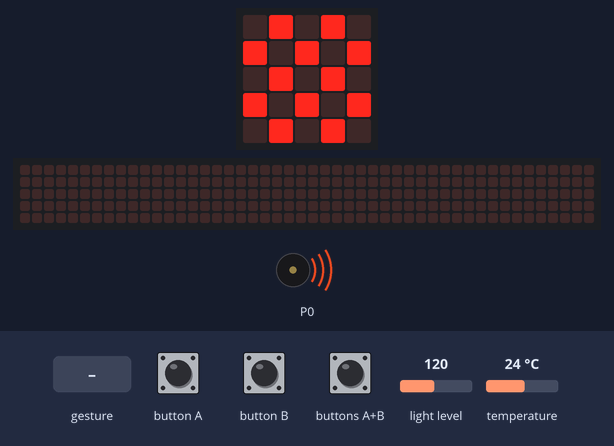
The program below on a simulated BBC micro:bit (MakeCode). Shown: the board's 5×5 LED display, a strip that is not on the board, showing the scrolling text unrolled, buzzer (waves = sounding). The test bench sets the inputs (shaded band); at power-on: light level 120, temperature 24 °C. A reset restarts the program; random numbers come from a fixed seed; a tilt is held for 1.5 s and a shake lasts 1 s, then the board lies face up again; the 48×5 strip is a reading aid, not a part: it shows the text the display is scrolling, unrolled, one strip-width of it at a time.

Above: at 5.6 s.
7.3 s: button B pressed for 0.15 s
At 7.52 s:
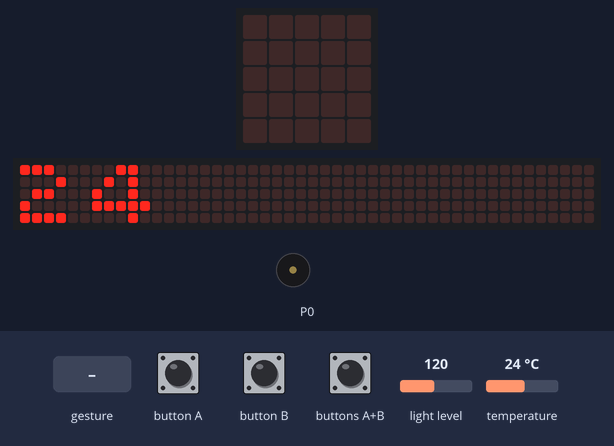
8.7 s: gesture 'shake'
At 9.5 s:
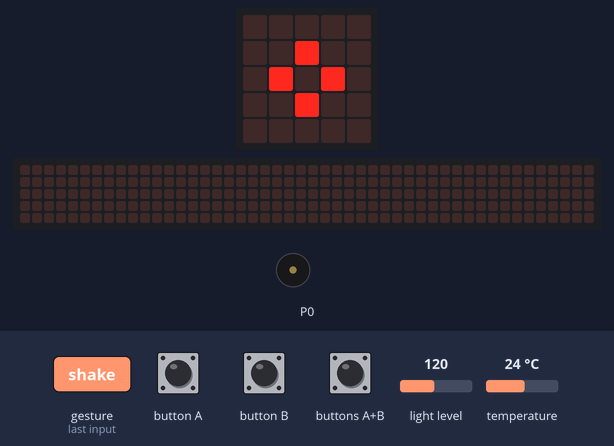
11.7 s: button A pressed for 0.15 s
At 12.02 s:
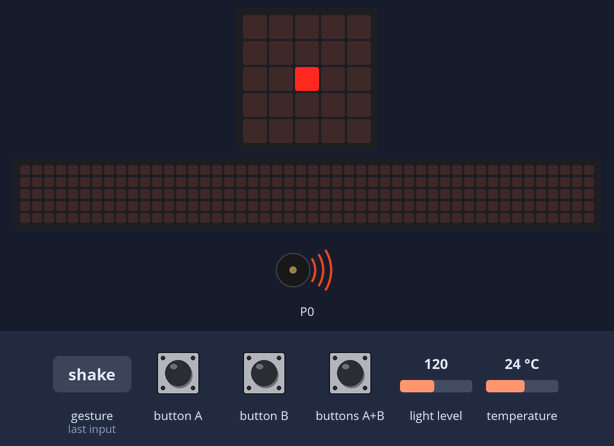
12.4 s: buttons A+B pressed for 1 s
At 13.63 s:
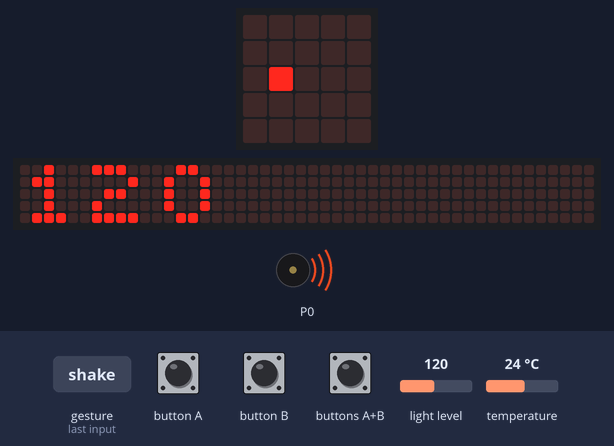
14.0 s: gesture 'logo up'
At 20.8 s:
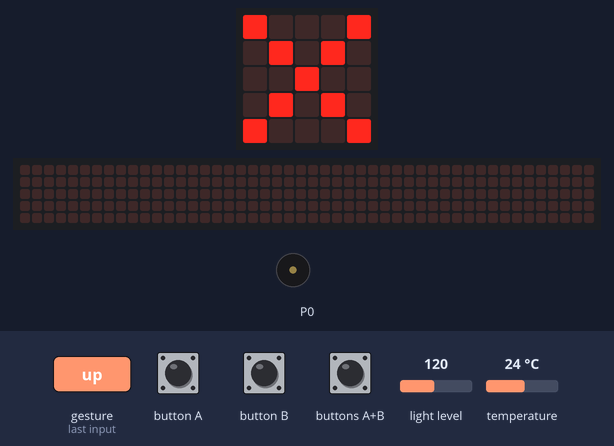
Timing chart, 0 to 22.7 s (numbered marks = the images above; inputs shaded):
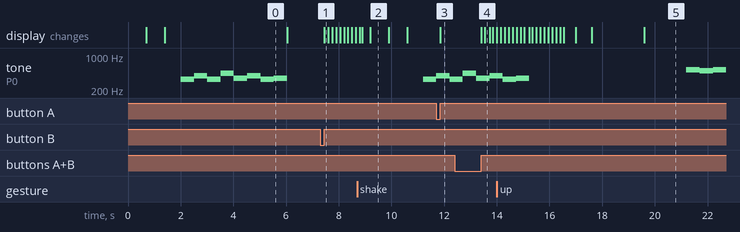

Measured:
- after the input at 7.3 s, the display: changes after 0.15 s (image 1)
- after the input at 8.7 s, tone on P0: silent → 330 Hz after 2.5 s
- after the input at 11.7 s, the display: changes after 0.15 s (image 3)
- after the input at 12.4 s, the display: first changes after 1.0 s (image 4 shows a later state)
- what the display in image 0 shows lasts 4.6 s, from 1.4 s to 6.0 s
- what the display in image 2 shows lasts 0.7 s, from 9.2 s to 9.9 s

The program:

main.ts
```typescript
input.onGesture(Gesture.LogoUp, function () {
    basic.showIcon(IconNames.Sad)
    basic.pause(2000)
    basic.showIcon(IconNames.No)
    basic.pause(1000)
    music.playMelody("C5 B C5 G C5 E C5 C ", 120)
})
input.onButtonPressed(Button.A, function () {
    minutos = 0
    for (let index = 0; index < 10; index++) {
        basic.showLeds(`
            . . . . .
            . . . . .
            . . # . .
            . . . . .
            . . . . .
            `)
        basic.pause(5000)
        basic.showLeds(`
            . . . # .
            . . . . .
            . . . . .
            . . . . .
            . . . . .
            `)
        basic.pause(5000)
        basic.showLeds(`
            . . . . .
            . . . . #
            . . . . .
            . . . . .
            . . . . .
            `)
        basic.pause(5000)
        basic.showLeds(`
            . . . . .
            . . . . .
            . . . . #
            . . . . .
            . . . . .
            `)
        basic.pause(5000)
        basic.showLeds(`
            . . . . .
            . . . . .
            . . . . .
            . . . . #
            . . . . .
            `)
        basic.pause(5000)
        basic.showLeds(`
            . . . . .
            . . . . .
            . . . . .
            . . . . .
            . . . # .
            `)
        basic.pause(5000)
        basic.showLeds(`
            . . . . .
            . . . . .
            . . . . .
            . . . . .
            . . # . .
            `)
        basic.pause(5000)
        basic.showLeds(`
            . . . . .
            . . . . .
            . . . . .
            . . . . .
            . # . . .
            `)
        basic.pause(5000)
        basic.showLeds(`
            . . . . .
            . . . . .
            . . . . .
            # . . . .
            . . . . .
            `)
        basic.pause(5000)
        basic.showLeds(`
            . . . . .
            . . . . .
            # . . . .
            . . . . .
            . . . . .
            `)
        basic.pause(5000)
        basic.showLeds(`
            . . . . .
            # . . . .
            . . . . .
            . . . . .
            . . . . .
            `)
        basic.pause(5000)
        minutos += minutos + 1
        basic.showNumber(minutos)
        basic.pause(5000)
    }
})
input.onGesture(Gesture.TiltRight, function () {
    piedra = randint(1, 3)
    if (piedra == 1) {
        basic.showIcon(IconNames.SmallSquare)
    } else {
        if (piedra == 2) {
            basic.showIcon(IconNames.Square)
        } else {
            basic.showIcon(IconNames.Scissors)
        }
    }
    basic.pause(1000)
    basic.clearScreen()
})
input.onGesture(Gesture.Shake, function () {
    control.reset()
})
input.onGesture(Gesture.TiltLeft, function () {
    dados = randint(1, 20)
    basic.showNumber(dados)
    basic.pause(500)
    basic.clearScreen()
})
input.onButtonPressed(Button.AB, function () {
    basic.showString("" + (input.lightLevel()))
})
input.onButtonPressed(Button.B, function () {
    basic.showNumber(input.temperature())
    basic.pause(1000)
    basic.clearScreen()
})
input.onGesture(Gesture.LogoDown, function () {
    basic.showIcon(IconNames.Happy)
    basic.pause(2000)
    basic.showIcon(IconNames.Heart)
    basic.pause(1000)
    music.playMelody("C F D G E A F B ", 120)
})
let dados = 0
let piedra = 0
let minutos = 0
basic.showIcon(IconNames.SmallDiamond)
basic.pause(100)
basic.showIcon(IconNames.Diamond)
basic.pause(100)
basic.showIcon(IconNames.Chessboard)
music.playMelody("E G E A F G E F ", 120)
basic.clearScreen()
```

test.ts
```typescript
// aquí va el archivo "tests"; esto no se compilará cuando este paquete se utilice como una extensión.
```
